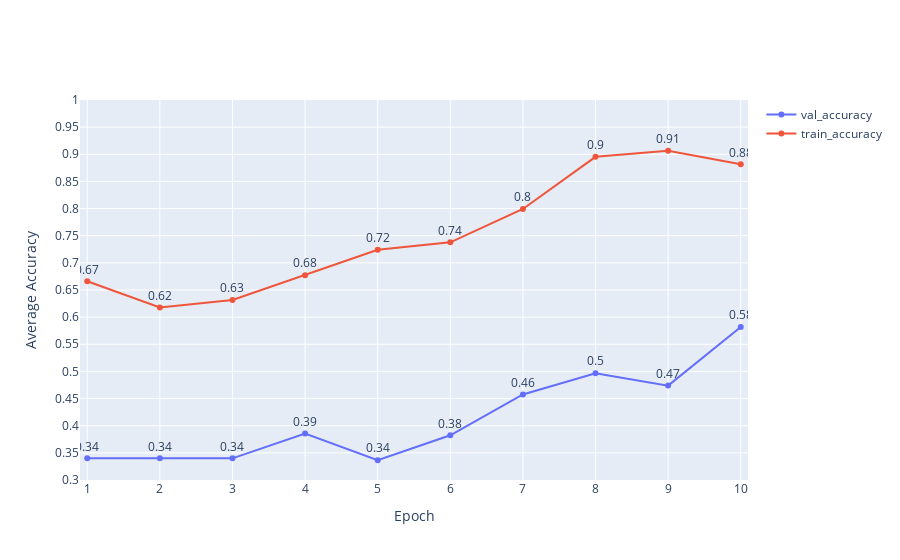

Notebook code for this chart:
### Code cell
import plotly.graph_objects as go

fig = go.Figure()

fig.add_trace(go.Scatter(
    y=metrics_per_epoch['val_accuracy'],
    x=metrics_per_epoch['epoch'],
    mode='lines+markers+text',
    name='val_accuracy',
    text=metrics_per_epoch['val_accuracy'].round(2),  # Add labels to the points
    textposition='top center'  # Position the labels
))

fig.add_trace(go.Scatter(
    y=metrics_per_epoch['total_train_accuracy'],
    x=metrics_per_epoch['epoch'],
    mode='lines+markers+text',
    name='train_accuracy',
    text=metrics_per_epoch['total_train_accuracy'].round(2),  # Add labels to the points
    textposition='top center'  # Position the labels
))

fig.update_layout(
    xaxis=dict(range=[0.9, 10.1],dtick=1),
    yaxis=dict(range=[0.3, 1],dtick=0.05),
    xaxis_title='Epoch',
    yaxis_title='Average Accuracy'
)

fig.show()

### Figure 1 — Plotly figure (JSON) as saved in the notebook; plotly's stock layout.template omitted (floating-point values rounded to 4 significant figures)
{"data": [{"mode": "lines+markers+text", "name": "val_accuracy", "text": [0.34, 0.34, 0.34, 0.39, 0.34, 0.38, 0.46, 0.5, 0.47, 0.58], "textposition": "top center", "type": "scatter", "x": [1, 2, 3, 4, 5, 6, 7, 8, 9, 10], "y": [0.3399, 0.3399, 0.3399, 0.3856, 0.3366, 0.3824, 0.4575, 0.4967, 0.4739, 0.5817]}, {"mode": "lines+markers+text", "name": "train_accuracy", "text": [0.67, 0.62, 0.63, 0.68, 0.72, 0.74, 0.8, 0.9, 0.91, 0.88], "textposition": "top center", "type": "scatter", "x": [1, 2, 3, 4, 5, 6, 7, 8, 9, 10], "y": [0.6661, 0.6176, 0.6315, 0.6773, 0.724, 0.7379, 0.7993, 0.8953, 0.9066, 0.8815]}], "layout": {"autosize": true, "xaxis": {"dtick": 1, "range": [0.9, 10.1], "title": {"text": "Epoch"}, "type": "linear"}, "yaxis": {"dtick": 0.05, "range": [0.3, 1], "title": {"text": "Average Accuracy"}, "type": "linear"}}}
